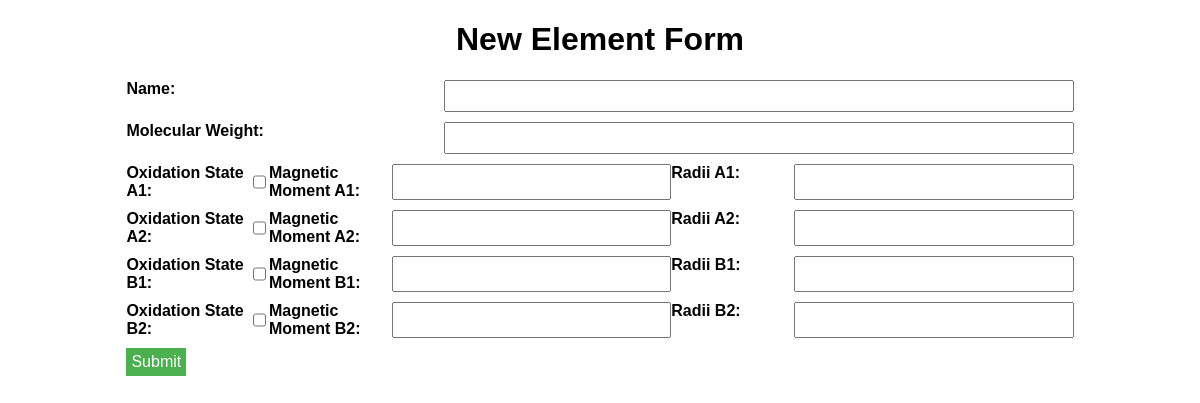
The page /edit/Co on the database as committed earlier.
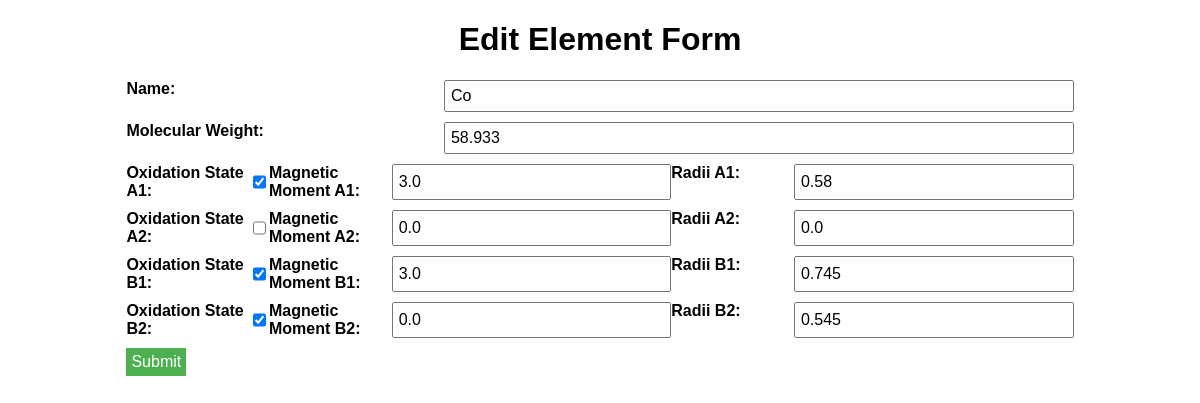
The same page on the database as committed later.
### tables this page shows
CREATE TABLE elements (
            name TEXT PRIMARY KEY,
            molecular_weight REAL,
            oxidation_state_a1 BOOL,
            magnetic_moment_a1 REAL,
            radii_a1 REAL,
            oxidation_state_a2 BOOL,
            magnetic_moment_a2 REAL,
            radii_a2 REAL,
            oxidation_state_b1 BOOL,
            magnetic_moment_b1 REAL,
            radii_b1 REAL,
            oxidation_state_b2 BOOL,
            magnetic_moment_b2 REAL,
            radii_b2 REAL
        );

### database.py (the view)
@app.route('/edit/<name>')
def edit(name):
    conn = get_db_connection()
    cursor = conn.cursor()
    cursor.execute('SELECT * FROM elements WHERE name = ?', (name,))
    element = cursor.fetchone()
    conn.close()
    return render_template('add.html', element=element)

### database.py (called while the page is built)
def get_db_connection():
    conn = sqlite3.connect(DATABASE)
    conn.row_factory = sqlite3.Row
    return conn

### templates/add.html (shortened to what this page needs)
<!DOCTYPE html>
<html lang="en">
<head>
    <link rel="stylesheet" href="{{ url_for('static', filename='css/database.css') }}">
</head>
<body>
<div class="container">
    <h1>{{ 'Edit' if element else 'New' }} Element Form</h1>
    <form method="POST" action="{{ url_for('submit') }}">
        <div class="form-row">
            <label for="name">Name:</label>
            <input type="text" id="name" name="name" value="{{ element['name'] if element else '' }}" {{ 'readonly' if element else '' }} required>
        </div>
        <div class="form-row">
            <label for="molecular_weight">Molecular Weight:</label>
            <input type="number" id="molecular_weight" name="molecular_weight" step="0.001" value="{{ element['molecular_weight'] if element else '' }}" required>
        </div>
        <div class="form-row">
            <label for="oxidation_state_a1">Oxidation State A1:</label>
            <input type="checkbox" id="oxidation_state_a1" name="oxidation_state_a1" {{ 'checked' if element and element['oxidation_state_a1'] else '' }}>
            <label for="magnetic_moment_a1">Magnetic Moment A1:</label>
            <input type="number" id="magnetic_moment_a1" name="magnetic_moment_a1" step="0.001" value="{{ element['magnetic_moment_a1'] if element else '' }}">
            <label for="radii_a1">Radii A1:</label>
            <input type="number" id="radii_a1" name="radii_a1" step="0.001" value="{{ element['radii_a1'] if element else '' }}">
        </div>
        <div class="form-row">
            <label for="oxidation_state_a2">Oxidation State A2:</label>
            <input type="checkbox" id="oxidation_state_a2" name="oxidation_state_a2" {{ 'checked' if element and element['oxidation_state_a2'] else '' }}>
            <label for="magnetic_moment_a2">Magnetic Moment A2:</label>
            <input type="number" id="magnetic_moment_a2" name="magnetic_moment_a2" step="0.001" value="{{ element['magnetic_moment_a2'] if element else '' }}">
            <label for="radii_a2">Radii A2:</label>
            <input type="number" id="radii_a2" name="radii_a2" step="0.001" value="{{ element['radii_a2'] if element else '' }}">
        </div>
        <div class="form-row">
            <label for="oxidation_state_b1">Oxidation State B1:</label>
            <input type="checkbox" id="oxidation_state_b1" name="oxidation_state_b1" {{ 'checked' if element and element['oxidation_state_b1'] else '' }}>
            <label for="magnetic_moment_b1">Magnetic Moment B1:</label>
            <input type="number" id="magnetic_moment_b1" name="magnetic_moment_b1" step="0.001" value="{{ element['magnetic_moment_b1'] if element else '' }}">
            <label for="radii_b1">Radii B1:</label>
            <input type="number" id="radii_b1" name="radii_b1" step="0.001" value="{{ element['radii_b1'] if element else '' }}">
        </div>
        <div class="form-row">
            <label for="oxidation_state_b2">Oxidation State B2:</label>
            <input type="checkbox" id="oxidation_state_b2" name="oxidation_state_b2" {{ 'checked' if element and element['oxidation_state_b2'] else '' }}>
            <label for="magnetic_moment_b2">Magnetic Moment B2:</label>
            <input type="number" id="magnetic_moment_b2" name="magnetic_moment_b2" step="0.001" value="{{ element['magnetic_moment_b2'] if element else '' }}">
            <label for="radii_b2">Radii B2:</label>
            <input type="number" id="radii_b2" name="radii_b2" step="0.001" value="{{ element['radii_b2'] if element else '' }}">
        </div>
        <div class="form-row">
            <input type="submit" value="Submit">
        </div>
    </form>
</div>
</body>
</html>

Rows that differ between the two databases and show on the page:
added elements: name "Co", molecular_weight "58.933", magnetic_moment_a1 "3.0", radii_a1 "0.58", magnetic_moment_a2 "0.0", radii_a2 "0.0", magnetic_moment_b1 "3.0", radii_b1 "0.745", magnetic_moment_b2 "0.0", radii_b2 "0.545"
Other text that changed with them:
{{ 'Edit' if element else 'New' }}: "New" → "Edit"
form field oxidation_state_a1: "☐" → "☑"
form field oxidation_state_b1: "☐" → "☑"
form field oxidation_state_b2: "☐" → "☑"
